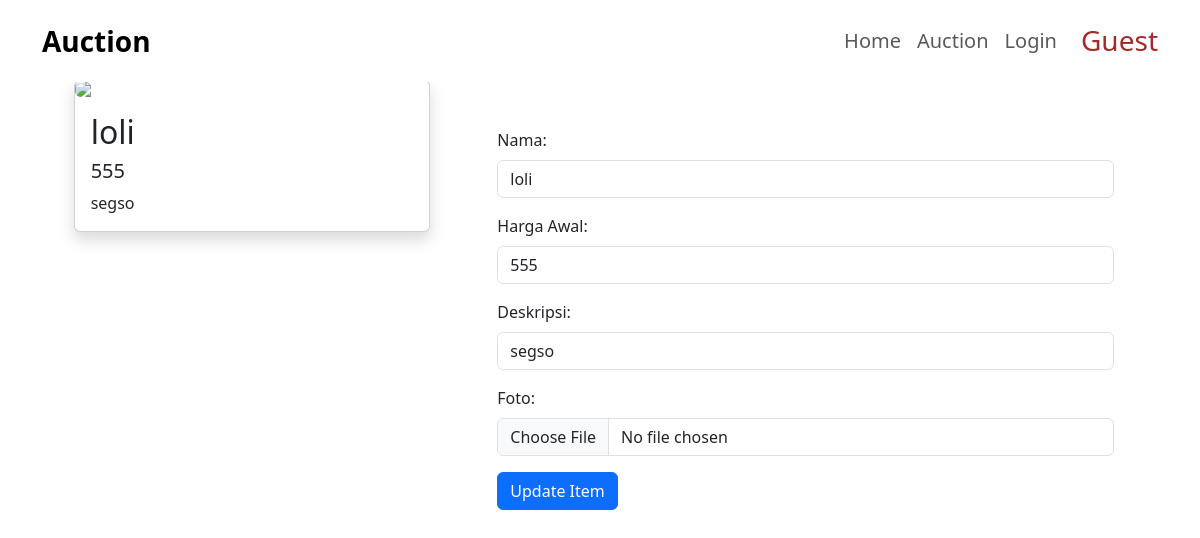
Before: /details_publisher_item.php?id_item=1 with the older database file.
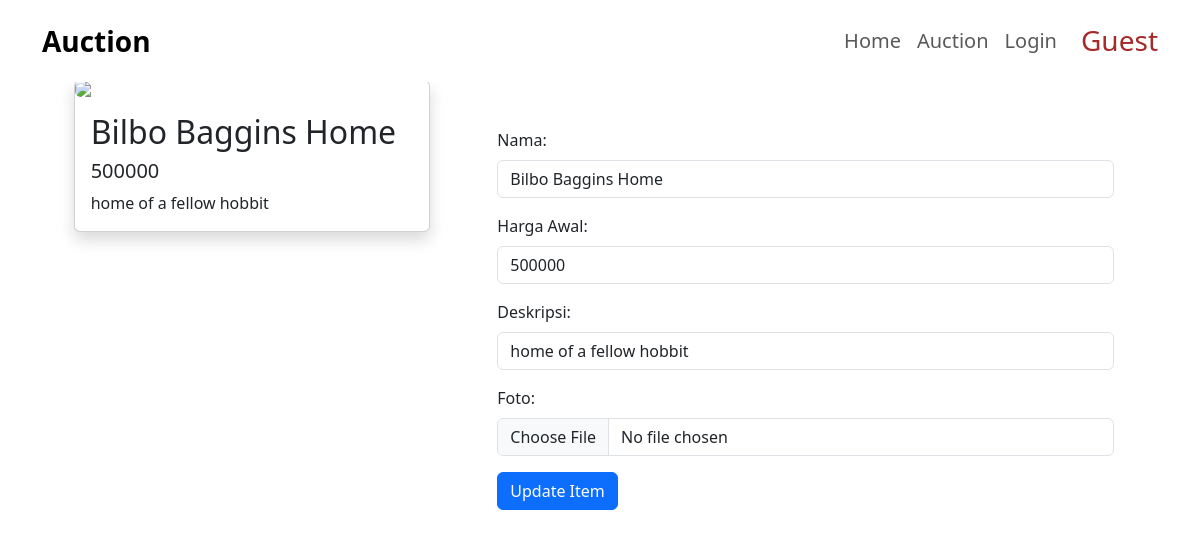
After: the same page with the newer database file.
### tables this page shows
CREATE TABLE `item` (
  `id` int(10) NOT NULL,
  `id_publisher` int(11) NOT NULL,
  `name` varchar(70) NOT NULL,
  `startprice` int(30) NOT NULL,
  `cover` longblob DEFAULT NULL,
  `covertype` varchar(255) NOT NULL,
  `deskripsi` text DEFAULT NULL,
  `status` enum('Pending','Approved','Cancelled','Auctioned','Sold') NOT NULL
);

### details_publisher_item.php (the view, shortened to what this page needs)
<?php
include "header.php";
include "koneksi.php";
$item_id = $_SESSION['item_id'];
$qry_detail_item = mysqli_query($conn, "select * from item where id = '" . $item_id . "'");
$dt_item = mysqli_fetch_array($qry_detail_item);
?>
<div class="container" style="margin-top: 5rem;">
    <div class="row justify-content-evenly">
        <div class="col-md-4">
            <div class="card shadow">
            <img src="display_image.php?image_id=<?php echo $dt_item['id']; ?>" class="rounded w-100" />
                <div class="card-body">
                    <h2 class="card-title">
                        <?= $dt_item['name'] ?>
                    </h2>
                    <h5 class="card-title">
                        <?= $dt_item['startprice'] ?>
                    </h5>
                    <p class="card-text">
                        <?= $dt_item['deskripsi'] ?>
                    </p>
                </div>
            </div>
        </div>
        <div class="col-md-7">
            <div class="container mt-5">
                <form id="myForm" enctype="multipart/form-data" method="post" action="proses_update_details.php">
                    <div class="mb-3">
                        <label for="name" class="form-label">Nama:</label>
                        <input type="text" autocomplete="off" name="name" value="<?= $dt_item['name'] ?>"
                            class="form-control" required>
                    </div>
                    <div class="mb-3">
                        <label for="startprice" class="form-label">Harga Awal:</label>
                        <input type="number" autocomplete="off" name="startprice" value="<?= $dt_item['startprice'] ?>"
                            class="form-control" required>
                    </div>
                    <div class="mb-3">
                        <label for="deskripsi" class="form-label">Deskripsi:</label>
                        <input type="text" autocomplete="off" name="deskripsi" value="<?= $dt_item['deskripsi'] ?>"
                            class="form-control" required>
                    </div>
                    <div class="mb-3">
                        <label for="foto" class="form-label">Foto:</label>
                        <input type="file" autocomplete="off" name="foto"  class="form-control">
                    </div>
                    <button type="submit" class="btn btn-primary">Update Item</button>
                </form>
            </div>
        </div>
    </div>
</div>
</body>
</html>

Changed rows visible on the page:
changed item: name "loli" → "Bilbo Baggins Home"; startprice "555" → "500000"; deskripsi "segso" → "home of a fellow hobbit"
